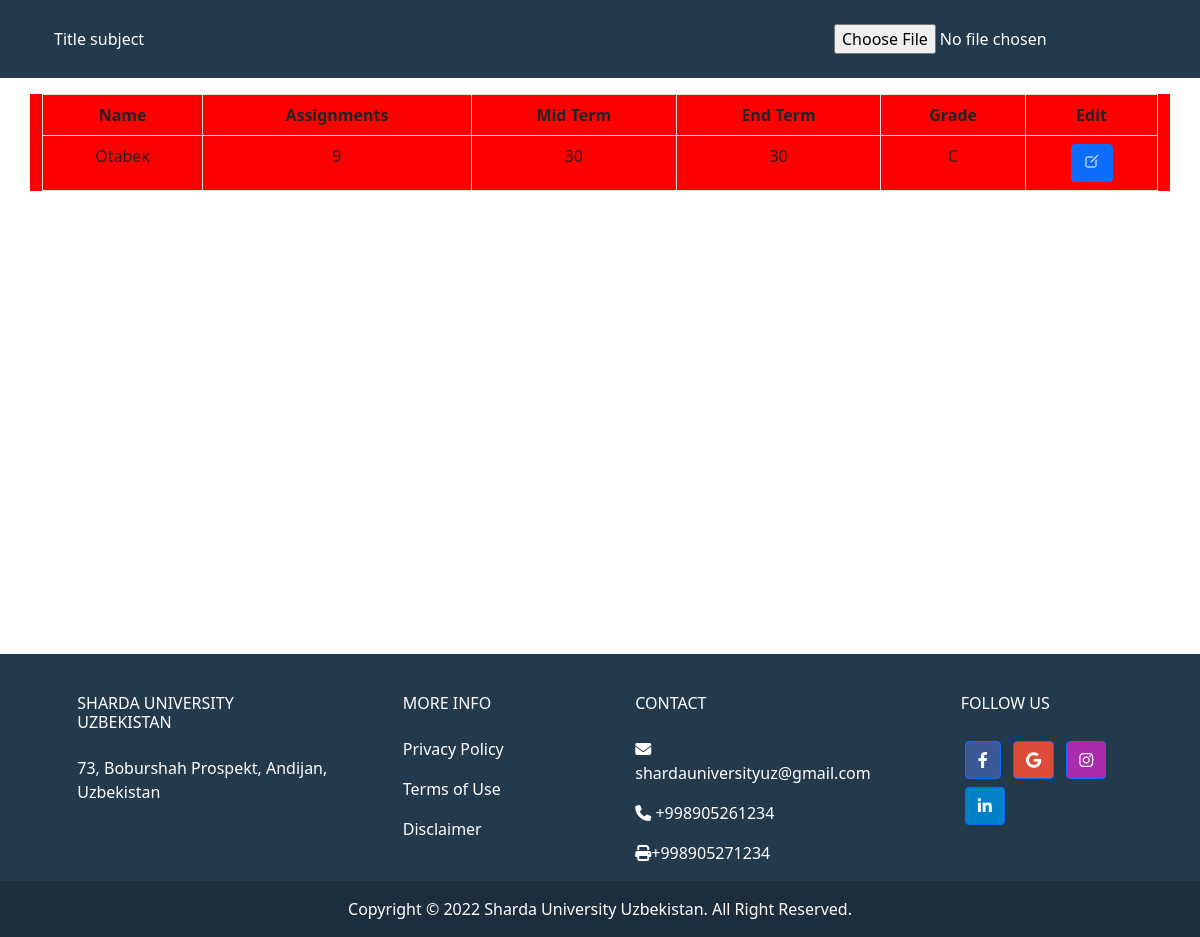
Before: /result/123 with the older database file.
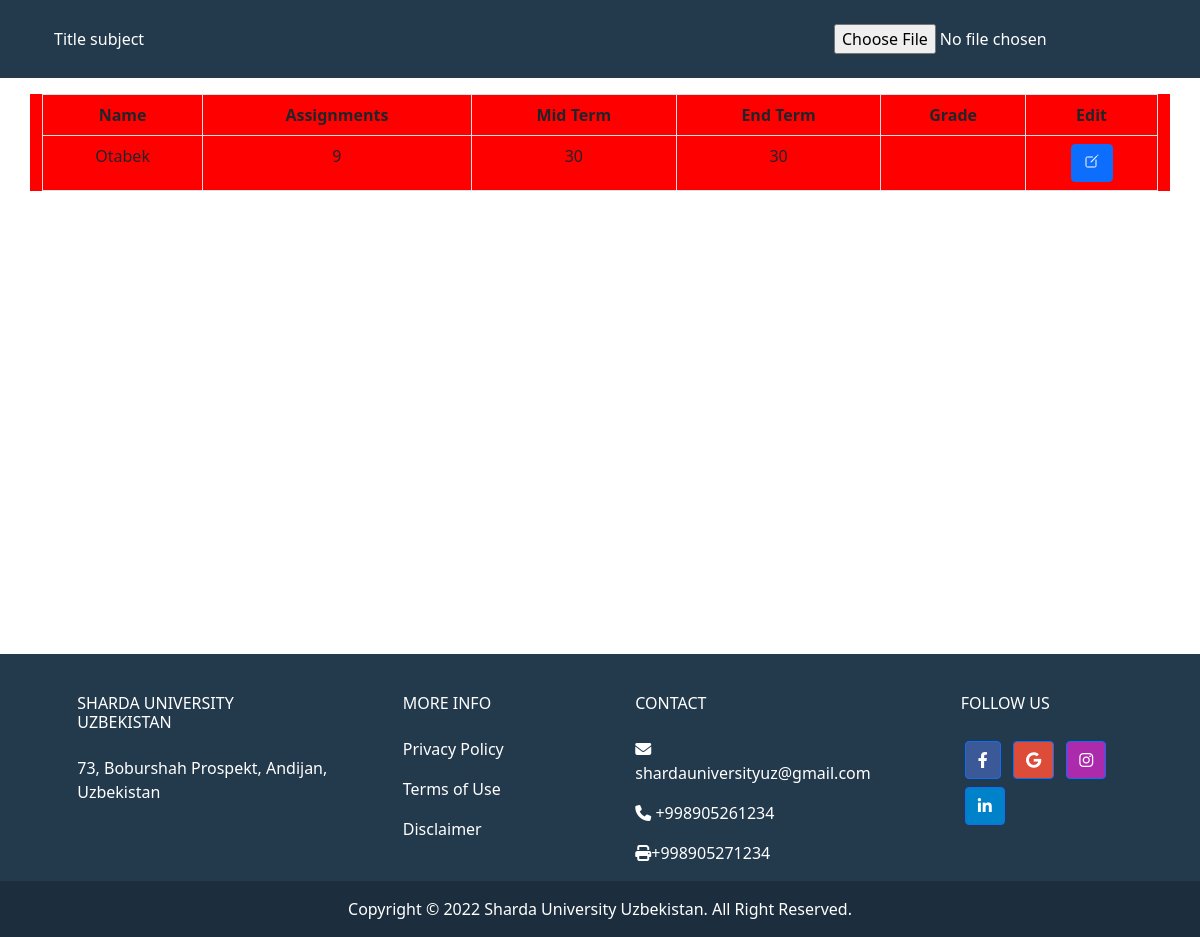
After: the same page with the newer database file.
### main/models.py (models this page shows, shortened)
class Subject(models.Model):
    code = models.CharField(max_length=100, blank=True, null=True)
    title = models.CharField(max_length=50, blank=True, null=True)
    faculty = models.ManyToManyField('Specialization', related_name="subjects")
    group = models.ForeignKey('Group', on_delete=models.CASCADE)
    semester = models.ForeignKey(Semester, on_delete=models.CASCADE, related_name='subjects')
    teacher = models.ForeignKey(User, on_delete=models.CASCADE)
    credit = models.PositiveIntegerField(null=True)

class Result(models.Model):
    subject = models.ForeignKey(Subject, on_delete=models.PROTECT, null=True, related_name='sresults')
    student = models.ForeignKey(Student, on_delete=models.CASCADE, null=True, related_name='results')
    Assignments = models.PositiveIntegerField(null=True)
    Mid_Term = models.PositiveIntegerField(null=True)
    End_Term = models.PositiveIntegerField(null=True)
    Grade = models.CharField(max_length=5, null=True, blank=True)

class Student(models.Model):
    name = models.CharField(max_length=100, null=True, blank=True)
    unique_id = models.CharField(max_length=12, blank=True, null=True, unique=True)
    group = models.ForeignKey(Group, on_delete=models.DO_NOTHING,related_name="students")
    specializetion = models.ForeignKey(Specialization, on_delete=models.CASCADE, blank=True)
    cgpa = models.FloatField(null=True, blank=True)
    sgpa = models.FloatField(null=True, blank=True)

### main/views.py (the view, shortened to what this page needs)
# urls.py: path('result/<str:code>', views.result, name='result'),
def result(request,code):
    result = Result.objects.filter(subject__code = code)
    subject = Subject.objects.get(code = code)
    students = Student.objects.filter(group__code = subject.group.code)
    sts = []
    facts = subject.faculty.all()
    for i in students:
        if i.specializetion in facts:
            sts.append(i)
            for rs in result:
                if rs.student.id == i.id:
                    sts.remove(i)
    students = sts
    context = {
        'results' : result,
        "code":code,
        'students' : students,
        'subject' : subject
    }
    return render(request, 'result.html', context)

### templates/result.html (shortened to what this page needs)
{% load static %}
<!DOCTYPE html>
<html lang="en">
<head>
  <link href="https://cdn.jsdelivr.net/npm/bootstrap@5.0.2/dist/css/bootstrap.min.css" rel="stylesheet"
>
  <link rel="stylesheet" href="../styles/groups.css">
  <link rel="stylesheet" href="https://cdnjs.cloudflare.com/ajax/libs/font-awesome/6.1.1/css/all.min.css"
 />
</head>
<body>
  <header style="background-color:#23394c;color:white">
    <nav class="nav d-flex justify-content-between container navbar navbar-expand-sm  p-4 ">
        <ul class="list-unstyled navbar-nav">
             <li>   {{subject.title}} </li>
        </ul>
        <form method="post" enctype="multipart/form-data">
          <input type="file" onchange="this.form.submit()" name="myFile"/>
        </form>
    </nav>
  </header>
  <div style="min-height:70vh">
    <main class="content container">
      <table class="table table-bordered table-responsive my-3">
        <thead>
          <tr>
            <th>Name</th>
            <th>Assignments</th>
            <th>Mid Term</th>
            <th>End Term</th>
            <th>Grade</th>
            <th>Edit</th>
          </tr>
        </thead>
        <tbody>
          {% for result in results %}
          <tr>
            {% if result == active %}
            <form action="{% url 'change-student' code %}" method="post">
                {% csrf_token %}
            <td>{{result.student.name}}</td>
            <td><input style="width:100%; outline:none;;" name="assigment" value={{result.Assignments}}></td>
            <td><input style="width:100%; outline:none;;" name="mid_term" value={{result.Mid_Term}}></td>
            <td><input style="width:100%; outline:none;;" name="end_term" value={{result.End_Term}}></td>
            <td><input style="width:100%; outline:none;;" name="grade" value={{result.Grade}}></td>
            <td style="border-color:transparent;border:none;display:flex;justify-content:center; align-items:center">
                <input type="hidden"  name="re_id" value={{result.id}}>
                <button class="btn btn-success" type="submit">save</button>
            </form>
            </td>
            {% else %}
            <td>{{result.student.name}}</td>
            <td>{{result.Assignments}}</td>
            <td>{{result.Mid_Term}}</td>
            <td>{{result.End_Term}}</td>
            <td>{{result.Grade}}</td>
            <td><form action="" method="post" style="border-color:transparent;border:none;display:flex;justify-content:center; align-items:center">
                <button class="btn btn-primary text-white" type="submit"><ion-icon name="create-outline"></ion-icon></button>
            </form>
            </td>
            {% endif %}
          </tr>
          {% endfor %}
        </tbody>
      </table>
    </main>
  </div>
  <div>
    <footer class="text-center text-lg-start text-white" style="background-color: #23394c">
      <div class="container p-4 pb-0">
        <section class="">
          <div class="row">
            <div class="col-md-3 col-lg-3 col-xl-3 mx-auto mt-3">
              <h6 class="text-uppercase mb-4 font-weight-bold">
                Sharda University Uzbekistan
              </h6>
              <p>
                73, Boburshah Prospekt, Andijan, Uzbekistan
              </p>
            </div>
            <div class="col-md-2 col-lg-2 col-xl-2 mx-auto mt-3">
              <h6 class="text-uppercase mb-4 font-weight-bold">More Info</h6>
              <p>
                <a target="_blank" href="https://www.shardauniversity.uz/privacy-policy"
                  class="text-white text-decoration-none">Privacy
                  Policy</a>
              </p>
              <p>
                <a target="_blank" href="https://www.shardauniversity.uz/terms-of-use"
                  class="text-white text-decoration-none">Terms of
                  Use</a>
              </p>
              <p>
                <a target="_blank" href="https://www.shardauniversity.uz/disclaimer"
                  class="text-white text-decoration-none">Disclaimer</a>
              </p>
            </div>
            <div class="col-md-4 col-lg-3 col-xl-3 mx-auto mt-3">
              <h6 class="text-uppercase mb-4 font-weight-bold">Contact</h6>
              <p><i class="fas fa-envelope mr-3"></i> shardauniversityuz@gmail.com</p>
              <p><i class="fas fa-phone mr-3"></i> +998905261234</p>
              <p><i class="fas fa-print mr-3"></i>+998905271234</p>
            </div>
            <div class="col-md-3 col-lg-2 col-xl-2 mx-auto mt-3">
              <h6 class="text-uppercase mb-4 font-weight-bold">Follow us</h6>
              <a target="_blank" class="btn btn-primary btn-floating m-1" style="background-color: #3b5998"
                href="https://www.facebook.com/ShardaUniversityUzbekistan" role="button"><i
                  class="fab fa-facebook-f"></i></a>
              <a target="_blank" class="btn btn-primary btn-floating m-1" style="background-color: #dd4b39"
                href="https://www.shardauniversity.uz/" role="button"><i class="fab fa-google"></i></a>
              <a target="_blank" class="btn btn-primary btn-floating m-1" style="background-color: #ac2bac"
                href="https://instagram.com/shardauniuz?igshid=YmMyMTA2M2Y=" role="button"><i
                  class="fab fa-instagram"></i></a>
              <a target="_blank" class="btn btn-primary btn-floating m-1" style="background-color: #0082ca"
                href="https://www.linkedin.com/company/sharda-university-uzbekistan/" role="button"><i
                  class="fab fa-linkedin-in"></i></a>
            </div>
          </div>
        </section>
      </div>
      <div class="text-center p-3" style="background-color: rgba(0, 0, 0, 0.2)">
        Copyright © <span id="year"></span> Sharda University Uzbekistan. All Right Reserved.
      </div>
    </footer>
  </div>
</body>
</html>

### static/styles/groups.css (style rules this page uses)
* { margin: 0; padding: 0; box-sizing: border-box; }
.nav { display: flex; justify-content: space-around; }
th, td { text-align: center; }
.content { background-color: red; }

Changed rows visible on the page:
changed Result "Otabek": Grade "C" → (not shown)
